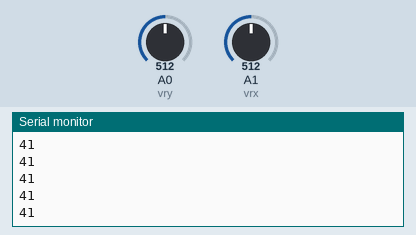
A sketch run on a simulated Arduino Uno, built with avr-gcc and run on an emulated ATmega328P. Shown: the last lines printed to the serial monitor. Inputs (shaded band) come from the test bench; at power-on: A0 (vry) = 512, A1 (vrx) = 512. No radio packets arrive unless stated.

Above: at 1.2 s.
1.3 s: A0 (vry) set to 716
At 1.9 s:
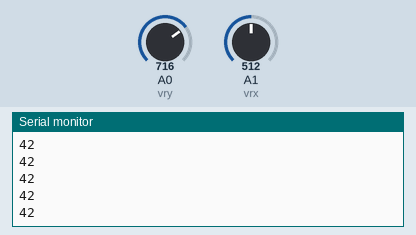
2.8 s: A1 (vrx) set to 716
At 3.5 s:
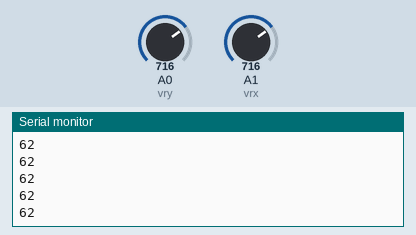
4.3 s: A1 (vrx) set to 900
At 5.0 s:
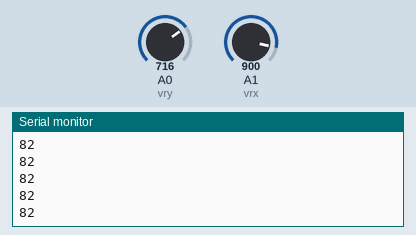
5.8 s: A0 (vry) set to 511
At 6.7 s:
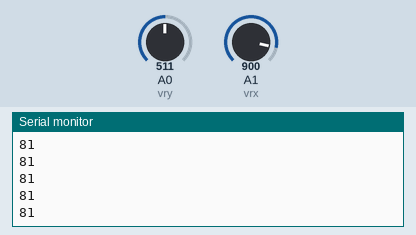
Timing chart, 0 to 8.3 s (numbered marks = the images above; inputs shaded):
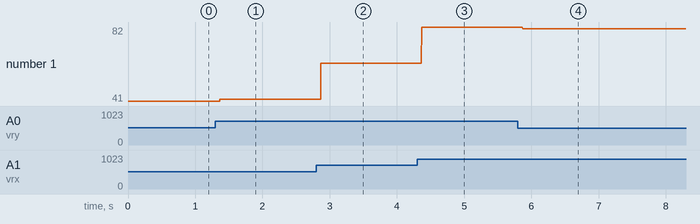

Measured:
- after the input at 1.3 s, the serial monitor: prints a new line after 0.07 s (image 1)
- after the input at 2.8 s, the serial monitor: prints a new line after 0.07 s (image 2)
- after the input at 4.3 s, the serial monitor: prints a new line after 0.07 s (image 3)
- after the input at 5.8 s, the serial monitor: prints a new line after 0.07 s (image 4)
- plotted number 1: 41 → 42 after the input at 1.3 s, 42 → 62 after the input at 2.8 s, 62 → 82 after the input at 4.3 s, 82 → 81 after the input at 5.8 s

The sketch:

Remote_control_mk2.ino
```cpp
#include <SPI.h>
#include <nRF24L01.h>
#include <RF24.h>

int vry = A0;
int vrx = A1;
int xaxis = 0;
int yaxis = 0;
int comb;
int up;
int down;
int left;
int right;
int x;
int y;

RF24 radio(9, 10); // CE, CSN

const byte addresses [][6] = {"00001", "00002"};
int button_pin = A0;
boolean button_state = 0;

void setup() {
  Serial.begin(9600);

  radio.begin();
  radio.openWritingPipe(addresses[0]);
  radio.openReadingPipe(1, addresses[1]);
  radio.setPALevel(RF24_PA_MIN);

  pinMode(vrx, INPUT);
  pinMode(vrx, INPUT);
}

void loop() {
  xaxis = analogRead(vrx);
  yaxis = analogRead(vry);

  x = map(xaxis, 0, 1040, 0, 10);
  y = map(yaxis, 0, 1040, 0, 3);

  comb = x*10+y;


  radio.stopListening();
  radio.write(&comb, sizeof(comb));

  Serial.println(comb);
  delay(2);
}
```
